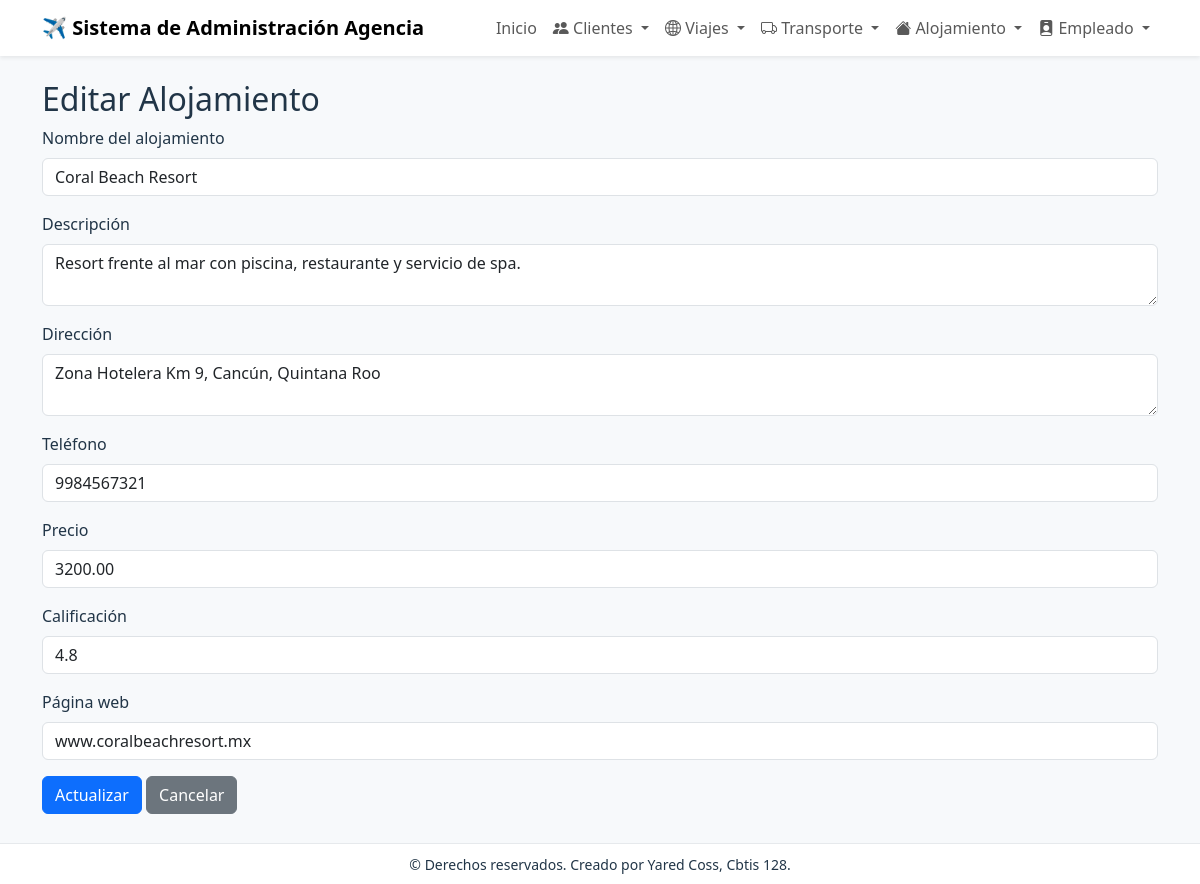
/alojamiento/editar/2/, run on the app's committed database.
### app_clientes/models.py (models this page shows, shortened)
class Alojamiento(models.Model):
    nombre_alojamiento = models.CharField(max_length=255)
    descripcion = models.TextField()
    direccion = models.TextField()
    telefono = models.CharField(max_length=50)
    precio = models.DecimalField(max_digits=10, decimal_places=2)
    calificacion = models.DecimalField(max_digits=3, decimal_places=1)
    paginaweb = models.URLField()

### app_clientes/views.py (the view)
# urls.py: path('alojamiento/editar/<int:id>/', views.actualizar_alojamiento, name='actualizar_alojamiento'),
def actualizar_alojamiento(request, id):
    alojamiento = get_object_or_404(Alojamiento, pk=id)
    return render(request, 'alojamiento/actualizar_alojamiento.html', {'alojamiento': alojamiento})

### app_clientes/templates/alojamiento/actualizar_alojamiento.html (shortened to what this page needs)
{% extends 'base.html' %}
{% block content %}
<h2>Editar Alojamiento</h2>
<form method="post" action="{% url 'realizar_actualizacion_alojamiento' alojamiento.pk %}">
  <div class="mb-3">
    <label class="form-label">Nombre del alojamiento</label>
    <input type="text" name="nombre_alojamiento" value="{{ alojamiento.nombre_alojamiento }}" class="form-control" required>
  </div>
  <div class="mb-3">
    <label class="form-label">Descripción</label>
    <textarea name="descripcion" class="form-control">{{ alojamiento.descripcion }}</textarea>
  </div>
  <div class="mb-3">
    <label class="form-label">Dirección</label>
    <textarea name="direccion" class="form-control">{{ alojamiento.direccion }}</textarea>
  </div>
  <div class="mb-3">
    <label class="form-label">Teléfono</label>
    <input type="text" name="telefono" value="{{ alojamiento.telefono }}" class="form-control">
  </div>
  <div class="mb-3">
    <label class="form-label">Precio</label>
    <input type="text" name="precio" value="{{ alojamiento.precio }}" class="form-control">
  </div>
  <div class="mb-3">
    <label class="form-label">Calificación</label>
    <input type="text" name="calificacion" value="{{ alojamiento.calificacion }}" class="form-control">
  </div>
  <div class="mb-3">
    <label class="form-label">Página web</label>
    <input type="text" name="paginaweb" value="{{ alojamiento.paginaweb }}" class="form-control">
  </div>
  <button class="btn btn-primary">Actualizar</button>
  <a href="{% url 'ver_alojamiento' %}" class="btn btn-secondary">Cancelar</a>
</form>
{% endblock %}

### app_clientes/templates/base.html (style rules this page uses)
body { background: #f7f9fb; color: #213547; }

### data on the page
Alojamiento: nombre_alojamiento "Coral Beach Resort", descripcion "Resort frente al mar con piscina, restaurante y servicio de spa.", direccion "Zona Hotelera Km 9, Cancún, Quintana Roo", telefono "9984567321", precio "3200.00", calificacion "4.8", paginaweb "www.coralbeachresort.mx"
